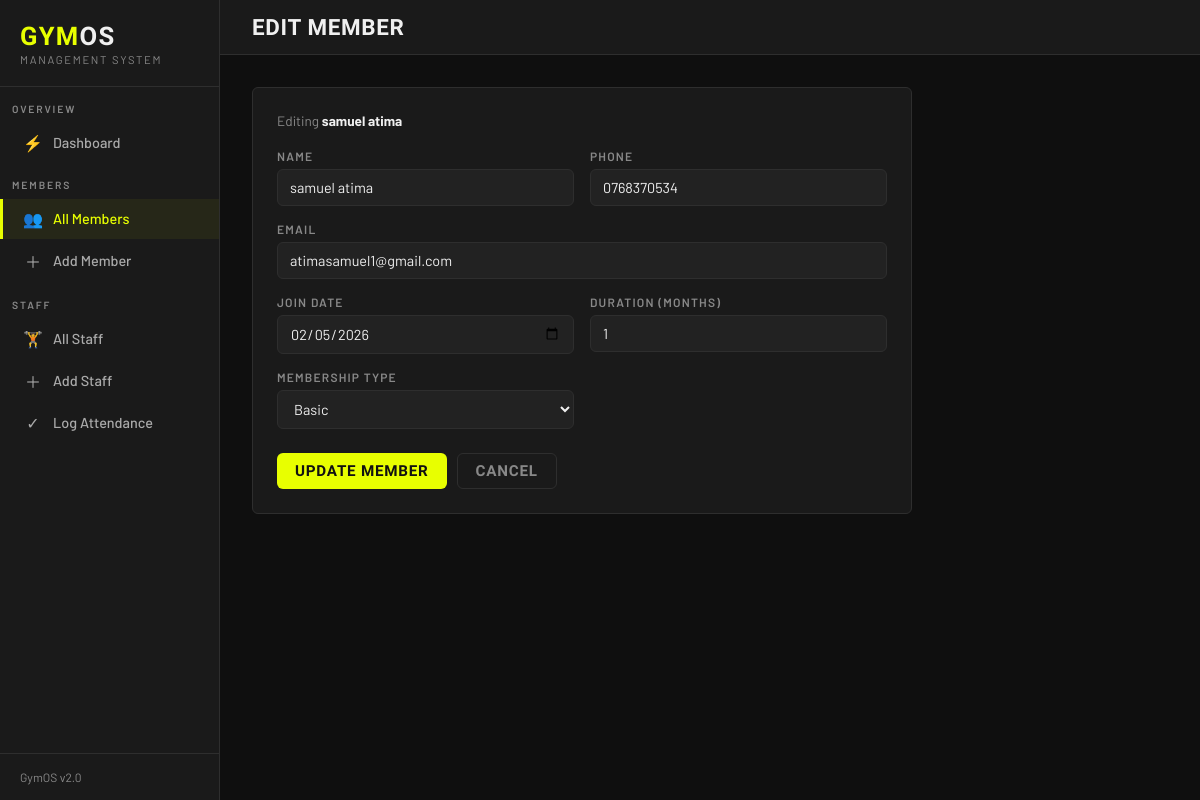
Screenshot of /members/1/edit/ with the database file from the repository.
### core/models.py (models this page shows, shortened)
class Member(models.Model):
    MEMBERSHIP_CHOICES = [
        ('Basic', 'Basic'),
        ('Premium', 'Premium'),
    ]
    STATUS_CHOICES = [
        ('Active', 'Active'),
        ('Expired', 'Expired'),
        ('Suspended', 'Suspended'),
    ]
    name = models.CharField(max_length=100)
    phone = models.CharField(max_length=15, unique=True)
    email = models.EmailField(unique=True)
    join_date = models.DateField(null=True, blank=True)
    duration_months = models.PositiveIntegerField(default=1)
    expiry_date = models.DateField(blank=True, null=True)
    membership_type = models.CharField(max_length=10, choices=MEMBERSHIP_CHOICES)
    status = models.CharField(max_length=10, choices=STATUS_CHOICES, default='Active')
    class Meta:
        ordering = ['-join_date']

### core/views.py (the view)
# urls.py: path('members/<int:pk>/edit/', views.edit_member, name='edit_member'),
def edit_member(request, pk):
    member = get_object_or_404(Member, pk=pk)
    if request.method == 'POST':
        form = MemberForm(request.POST, instance=member)
        if form.is_valid():
            form.save()
            messages.success(request, f"{member.name}'s details updated.")
            return redirect('core:member_list')
    else:
        form = MemberForm(instance=member)
    return render(request, 'members/edit.html', {'form': form, 'member': member})

### core/forms.py (shortened to what this page needs)
class MemberForm(forms.ModelForm):
    class Meta:
        model = Member
        fields = ['name', 'phone', 'email', 'join_date', 'duration_months', 'membership_type']
        widgets = {
            'join_date': forms.DateInput(attrs={'type': 'date'}),
            'duration_months': forms.NumberInput(attrs={'min': 1, 'max': 24}),
        }
        labels = {'duration_months': 'Duration (months)'}

### core/templates/members/edit.html (shortened to what this page needs)
{% extends "members/base.html" %}
{% block nav_members %}active{% endblock %}
{% block page_title %}Edit Member{% endblock %}
{% block content %}
<div class="card" style="max-width:660px;">
    <div style="font-size:0.85rem; color:var(--muted); margin-bottom:20px;">Editing <strong style="color:var(--text);">{{ member.name }}</strong></div>
    <form method="POST" novalidate>
        <div class="form-grid">
            {% for field in form %}
            <div class="form-group {% if field.name == 'email' %}full{% endif %}">
                <label for="{{ field.id_for_label }}">{{ field.label }}</label>
                {{ field }}
            </div>
            {% endfor %}
        </div>
        <div class="form-actions">
            <button type="submit" class="btn btn-primary">Update Member</button>
            <a href="{% url 'core:member_detail' member.pk %}" class="btn btn-ghost">Cancel</a>
        </div>
    </form>
</div>
{% endblock %}

### core/templates/members/base.html (style rules this page uses)
:root { --bg: #0f0f0f; --surface: #1a1a1a; --surface2: #222222; --border: #2e2e2e; --accent: #e8ff00; --accent2: #ff4d00; --text: #f0f0f0; --muted: #888; --success: #00c853; --radius: 6px; }
*, *::before, *::after { box-sizing: border-box; margin: 0; padding: 0; }
body { font-family: 'Barlow', sans-serif; background: var(--bg); color: var(--text); min-height: 100vh; display: flex; }
.btn { display: inline-flex; align-items: center; gap: 6px; padding: 8px 18px; border-radius: var(--radius); font-family: 'Barlow Condensed', sans-serif; font-size: 0.95rem; font-weight: 600; letter-spacing: 0.05em; text-transform: uppercase; text-decoration: none; border: none; cursor: pointer; transition: all 0.15s; }
.btn-primary { background: var(--accent); color: #111; }
.btn-ghost { background: transparent; color: var(--muted); border: 1px solid var(--border); }
.card { background: var(--surface); border: 1px solid var(--border); border-radius: var(--radius); padding: 24px; margin-bottom: 24px; }
.form-grid { display: grid; grid-template-columns: 1fr 1fr; gap: 16px; max-width: 640px; }
.form-group { display: flex; flex-direction: column; gap: 6px; }
.form-group.full { grid-column: 1 / -1; }
.form-group label { font-size: 0.75rem; font-weight: 600; letter-spacing: 0.1em; text-transform: uppercase; color: var(--muted); }
.form-group input, .form-group select, .form-group textarea { background: var(--surface2); border: 1px solid var(--border); color: var(--text); padding: 9px 12px; border-radius: var(--radius); font-family: 'Barlow', sans-serif; font-size: 0.9rem; transition: border-color 0.15s; width: 100%; }
.form-actions { margin-top: 24px; display: flex; gap: 10px; }

### rows the page displays
Member: name "samuel atima", form "samuel atima" "0768370534" "atimasamuel1@gmail.com" "02/05/2026" "1" "Basic"

### other values shown
{{ field.label }} "NAME" "PHONE" "EMAIL" "JOIN DATE" "DURATION (MONTHS)" "MEMBERSHIP TYPE"
